Frame 1 (no input): blank canvas, image omitted
Frame 60 (no input): blank canvas, image omitted
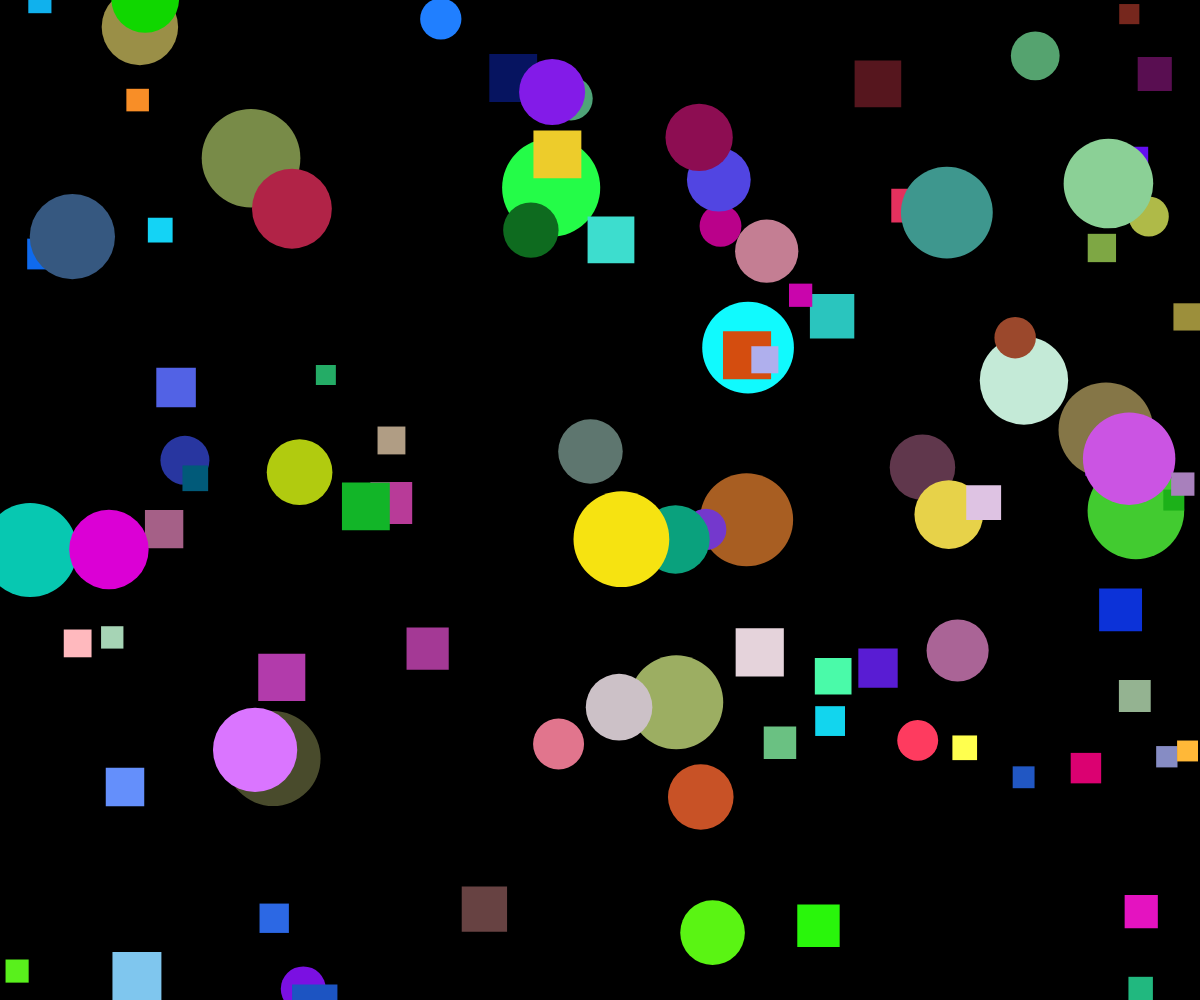
Frame 120 (the mouse pressed at the canvas centre since frame 60)

The p5.js sketch whose frames 1 and 60 were blank and that drew this single picture after the mouse press (run headless with seeded random() and noise() and a simulated clock; from frame 60 on, the mouse is pressed at the canvas centre):

// p5.js sketch
// ── sketch.js
// OOP Inheritance

class Shape {
  constructor( x, y, colour) {
    this.x = x;
    this.y = y;
    this.colour = colour;
  }

  display() {
    noStroke();
    fill(this.colour);
  }

  move() {
    this.x += random(-2, 2);
    this.y += random(-2, 2);
  }
}

class Circle extends Shape {
  constructor(x, y, colour, radius) {
    super(x, y, colour);
    this.radius = radius;
  }

  display() {
    super.display();
    circle(this.x, this.y, this.radius*2);
  }
}

class Square extends Shape {
  constructor(x, y, colour, size) {
    super(x, y, colour);
    this.size = size;
  }

  display() {
    super.display();
    square(this.x, this.y, this.size);
  }
}

let theShapes = [];

function setup() {
  createCanvas(windowWidth, windowHeight);

}

function draw() {
  background(0);

  for (let aShape of theShapes) {
    aShape.move();
    aShape.display();
  }
}


function mousePressed() {
  for (let i = 0; i < 100; i++) {
    if (random(100) < 50) {
      let someCircle = new Circle(random(width), random(height), color(random(255), random(255), random(255)), random(20,50));
      theShapes.push(someCircle);
    }
    else {
      let someSquare = new Square(random(width), random(height), color(random(255), random(255), random(255)), random(20,50));
      theShapes.push(someSquare);
    }
  }
}
